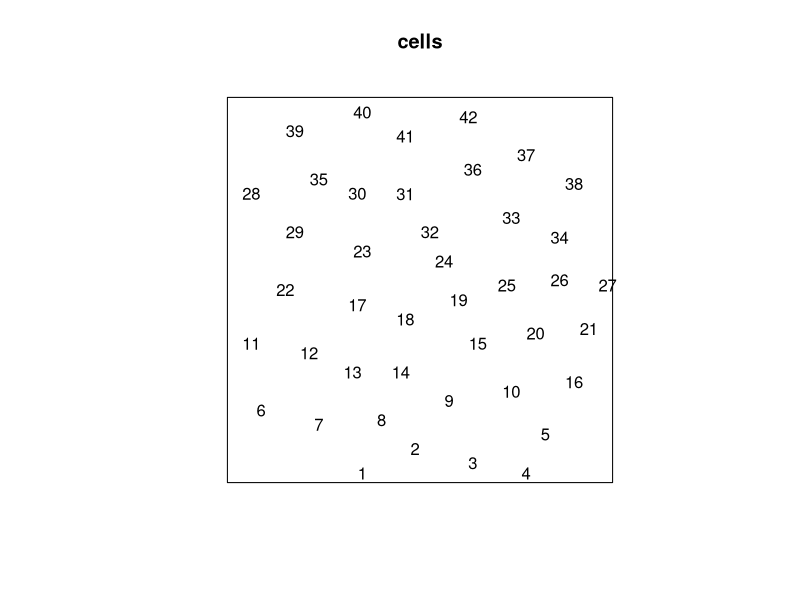
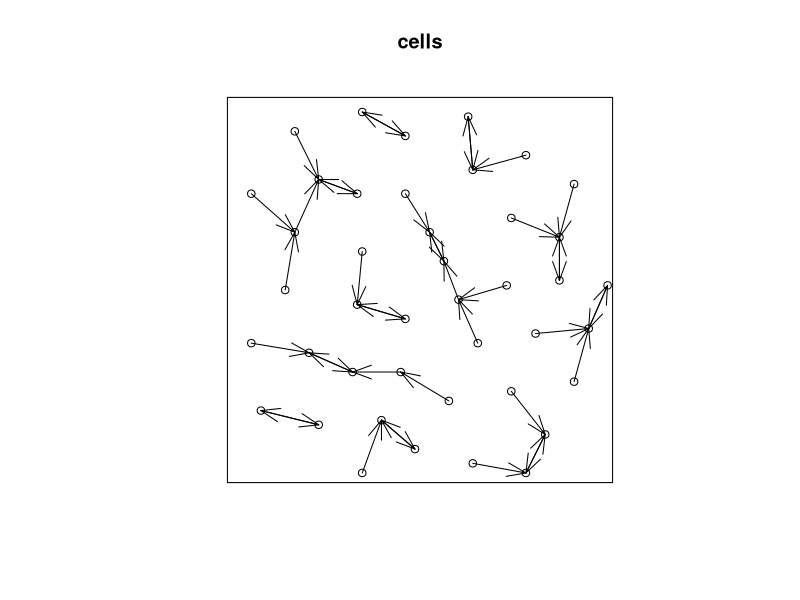
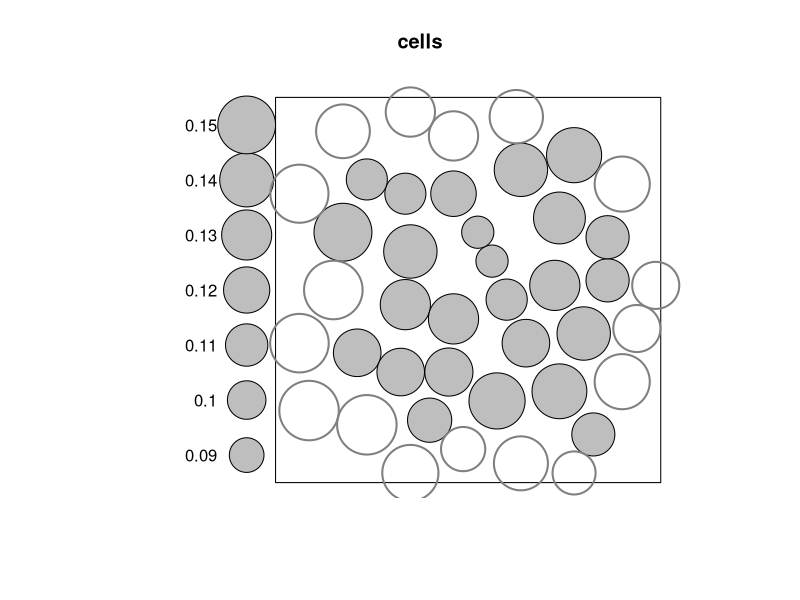
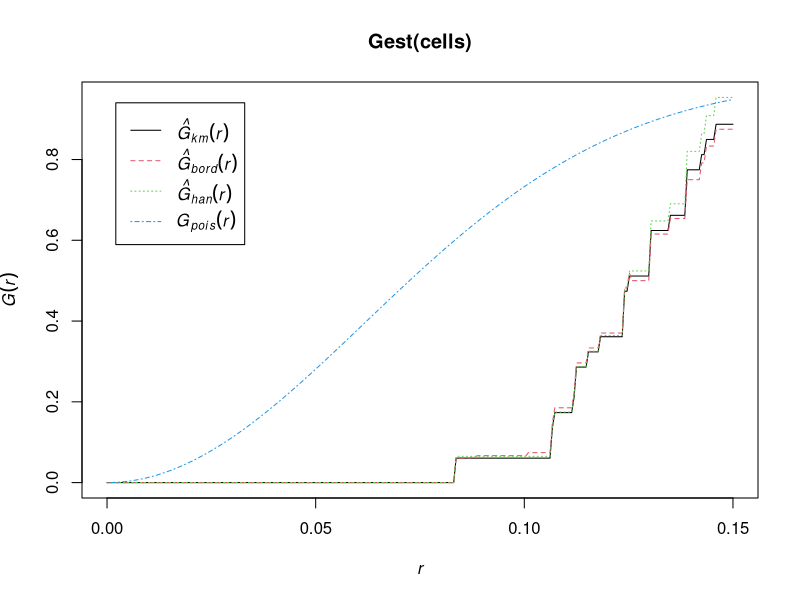
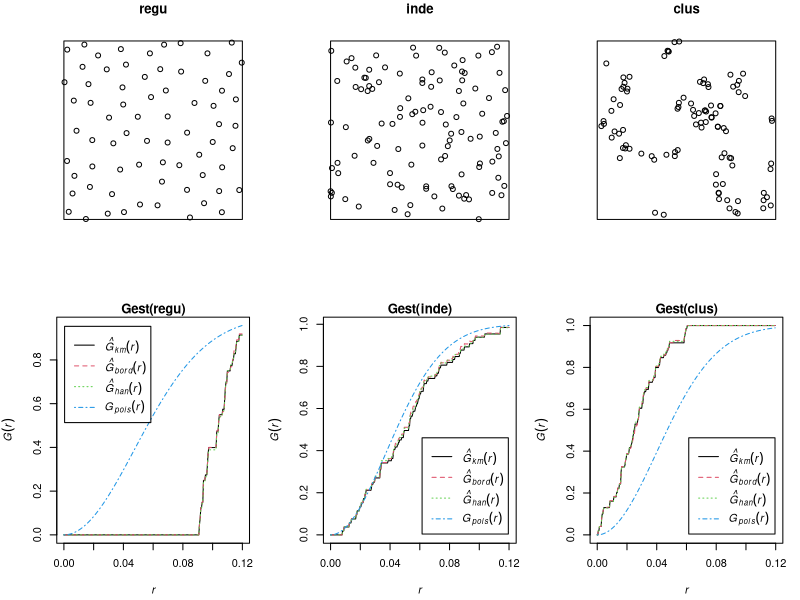
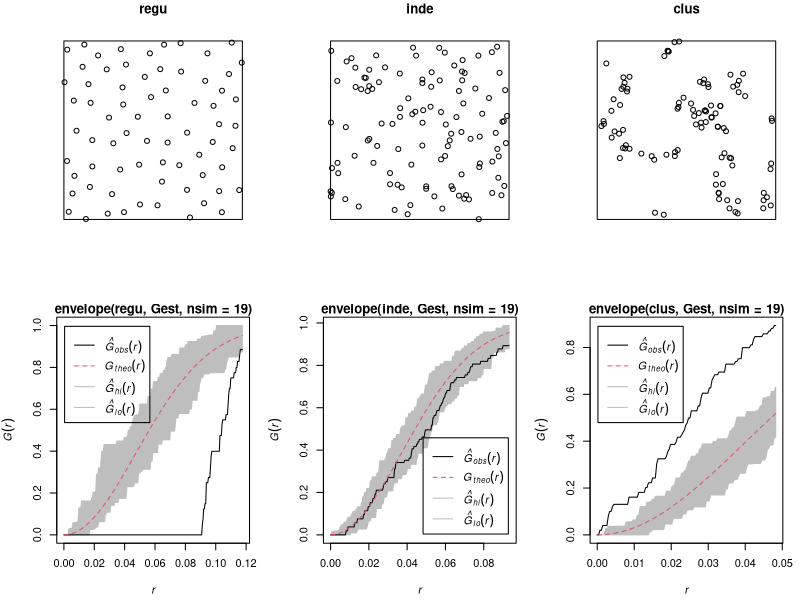
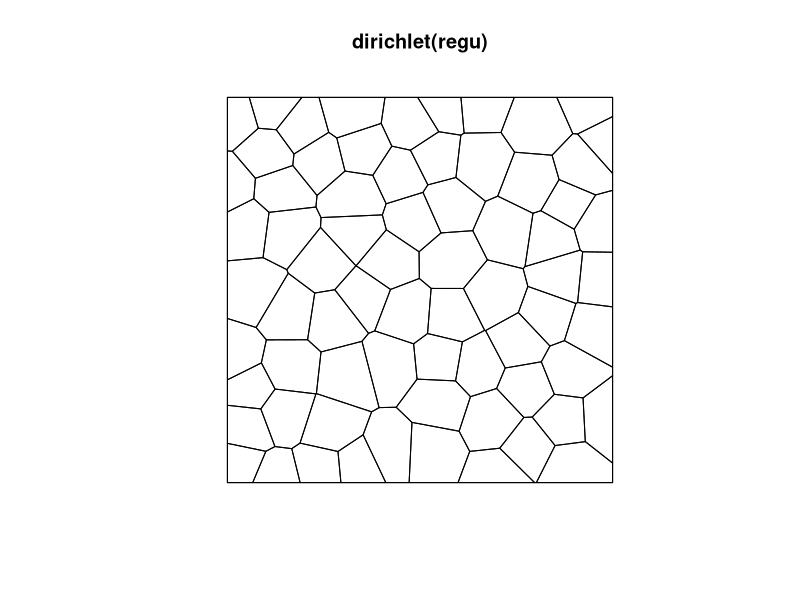
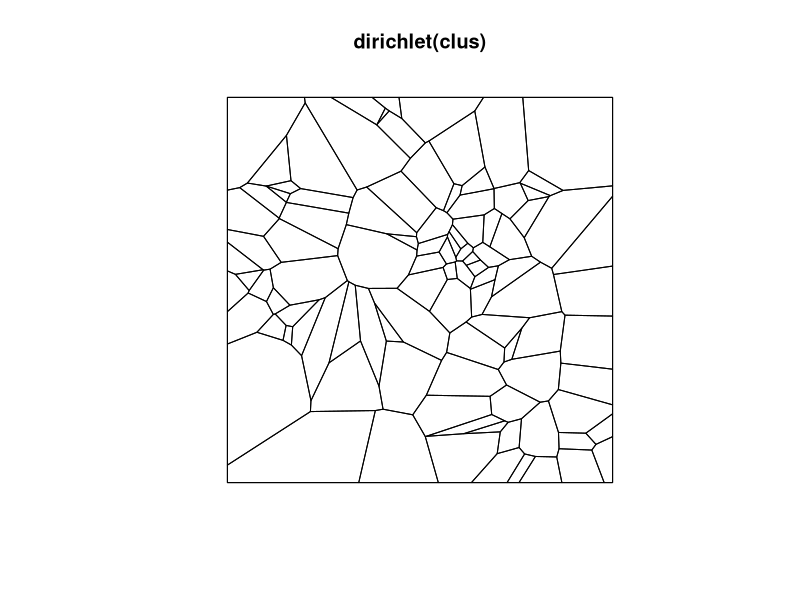

Source code (R) for these figures, in order:
#'      SSAI course on spatial point patterns with spatstat
#'                     Perth, May 2017
#' 
#'                   Lecturer's R script 
#'                  Session 8: Spacing and nearest neighbours
#' 
#'         Copyright (c) Adrian Baddeley and Ege Rubak 2017
#' 
library(spatstat)

plot(cells, type="n")
text(cells, labels=1:npoints(cells))
nnwhich(cells)

plot(cells)
nn <- nnwhich(cells)
arrows(cells$x, cells$y, cells[nn]$x, cells[nn]$y, length=0.2, angle=20)

nndist(cells)

stienen(cells)

plot(Gest(cells))

set.seed(42)
inde <- rpoispp(100)
regu <- rSSI(0.09, 70)
clus <- rMatClust(30, 0.05, 4)

par0 <- par(mfrow=c(2,3), mar=0.3+c(4,4,1,1))
plot(regu)
plot(inde)
plot(clus)
plot(Gest(regu), xlim = c(0,.12))
plot(Gest(inde), xlim = c(0,.12))
plot(Gest(clus), xlim = c(0,.12))

plot(regu)
plot(inde)
plot(clus)
plot(envelope(regu, Gest, nsim=19))
plot(envelope(inde, Gest, nsim=19))
plot(envelope(clus, Gest, nsim=19))
par23x <- par(par0)

plot(dirichlet(regu))
plot(dirichlet(clus))

plot(distmap(regu))

par(mfrow=c(2,3), mar=0.3+c(0,0,0,2))
plot(regu)
plot(inde)
plot(clus)
plot(distmap(regu))
plot(distmap(inde))
plot(distmap(clus))
par23r <- par(mfrow=c(1,1), mar=rep(0.1, 4))

plist <- solist(regu=regu, inde=inde, clus=clus)
dlist <- solapply(plist, distmap)
pdlist <- as.solist(append(plist, dlist))
plot(pdlist, equal.scales=TRUE, mar.panel=1, main="")
plot(dlist, equal.ribbon=TRUE, mar.panel=1, main="")

par(par23x)
plot(regu)
plot(inde)
plot(clus)
plot(Fest(regu), xlim = c(0,.15))
plot(Fest(inde), xlim = c(0,.15))
plot(Fest(clus), xlim = c(0,.15))

plot(regu)
plot(inde)
plot(clus)
plot(envelope(regu, Fest, nsim=19), xlim = c(0,.15))
plot(envelope(inde, Fest, nsim=19), xlim = c(0,.15))
plot(envelope(clus, Fest, nsim=19), xlim = c(0,.15))
par(par0)
